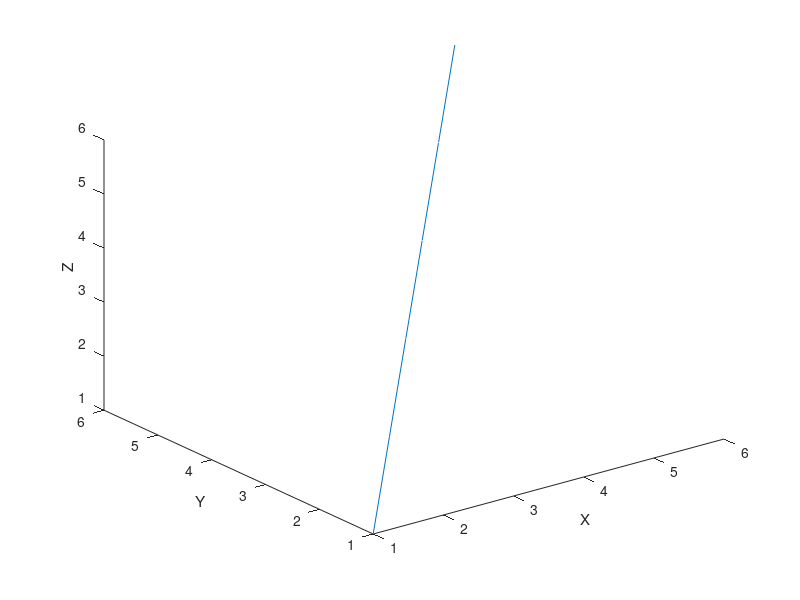

MATLAB code to generate this figure:
clc;
close all;

alength = 6;
ax = 0:alength;
ay = [1 1 1 1 1 1 1];
az = [1 2 1 1 1 1 1];

blength = 6;
bx = 1:blength
by = 1:blength;
bz = 1:blength;

clength = 10;
cx = zeros(clength+1);
cy = zeros(clength+1);
cz = 0:clength;


figure;

plot3(ax,ay,az)
plot3(bx,by,bz)
% plot3(ax,ay,az,bx,by,bz,cx,cy,cz)
xlabel('X');
ylabel('Y');
zlabel('Z');
